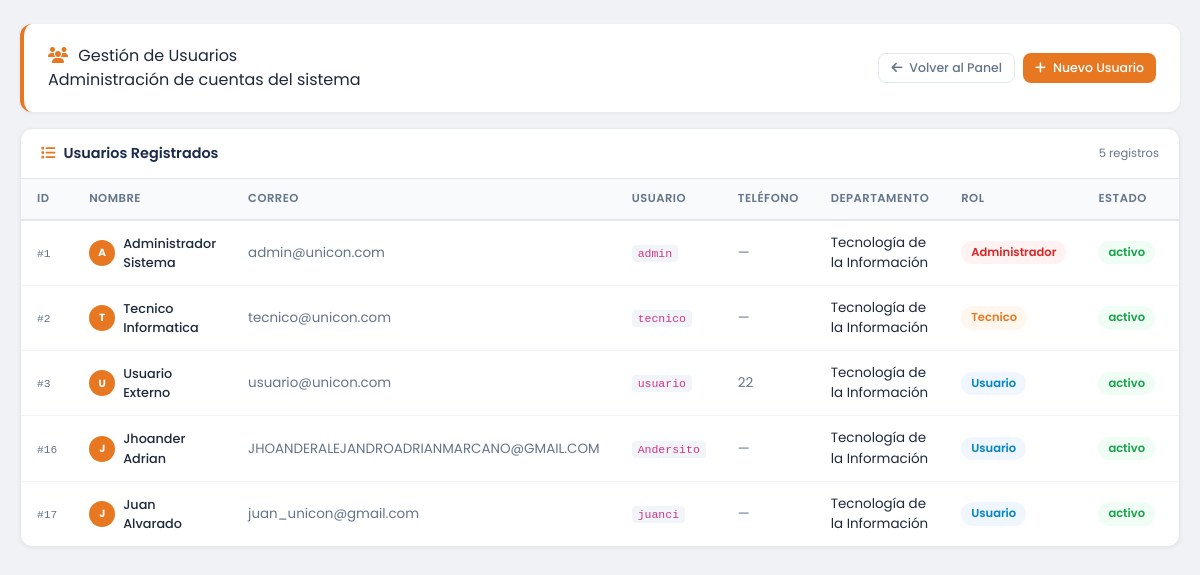
The app's page /admin/procesos/usuarios.php (signed in) with its own data.
### tables this page shows
CREATE TABLE `usuarios` (
  `id_usuario` int(11) NOT NULL AUTO_INCREMENT,
  `nombres` varchar(100) NOT NULL,
  `apellidos` varchar(100) NOT NULL,
  `correo` varchar(150) NOT NULL,
  `usuario_login` varchar(50) NOT NULL,
  `contraseña` varchar(255) NOT NULL,
  `telefono` varchar(20) DEFAULT NULL,
  `id_departamento` int(11) NOT NULL,
  `id_rol` int(11) NOT NULL DEFAULT 1,
  `estado` enum('activo','inactivo','reposo','pasante','vacaciones','suspendido') NOT NULL DEFAULT 'activo',
  PRIMARY KEY (`id_usuario`),
  UNIQUE KEY `correo` (`correo`),
  UNIQUE KEY `usuario_login` (`usuario_login`),
  KEY `id_departamento` (`id_departamento`),
  KEY `id_rol` (`id_rol`),
  CONSTRAINT `fk_usuario_departamento` FOREIGN KEY (`id_departamento`) REFERENCES `departamentos` (`id_departamento`) ON UPDATE CASCADE,
  CONSTRAINT `fk_usuario_rol` FOREIGN KEY (`id_rol`) REFERENCES `roles` (`id_rol`) ON UPDATE CASCADE
);

CREATE TABLE `departamentos` (
  `id_departamento` int(11) NOT NULL AUTO_INCREMENT,
  `nombre` varchar(100) NOT NULL,
  `descripcion` text DEFAULT NULL,
  `estado` enum('activo','inactivo','clausurado') NOT NULL DEFAULT 'activo',
  PRIMARY KEY (`id_departamento`),
  UNIQUE KEY `nombre` (`nombre`)
);

CREATE TABLE `roles` (
  `id_rol` int(11) NOT NULL AUTO_INCREMENT,
  `nombre` varchar(50) NOT NULL,
  `descripcion` text DEFAULT NULL,
  `nivel_acceso` tinyint(1) NOT NULL DEFAULT 1,
  PRIMARY KEY (`id_rol`),
  UNIQUE KEY `nombre` (`nombre`)
);

### admin/procesos/usuarios.php (the view, shortened to what this page needs)
<?php
include('../../config/conexion.php');
$query = $conexion->query("
    SELECT u.id_usuario, u.nombres, u.apellidos, u.correo,
           u.usuario_login, u.telefono, u.estado,
           d.nombre AS nombre_departamento, r.nombre AS nombre_rol, r.id_rol
    FROM usuarios u
    INNER JOIN departamentos d ON u.id_departamento = d.id_departamento
    INNER JOIN roles r ON u.id_rol = r.id_rol
");
?>
<!DOCTYPE html>
<html lang="es">
<head>
    <link rel="stylesheet" href="https://cdn.jsdelivr.net/npm/bootstrap@5.3.0/dist/css/bootstrap.min.css">
    <link rel="stylesheet" href="https://cdnjs.cloudflare.com/ajax/libs/font-awesome/6.4.0/css/all.min.css">
    <link rel="stylesheet" href="https://cdn.jsdelivr.net/npm/sweetalert2@11/dist/sweetalert2.min.css">
    <link rel="stylesheet" href="../../assets/css/dashboard.css">
</head>
<body>
<div class="page-wrapper">
    <div class="hd-page-header" style="margin-bottom:16px; display:flex; justify-content:space-between; align-items:center;">
        <div>
            <div class="hd-page-title">
                <i class="fas fa-users" style="color:#E87722; margin-right:6px;"></i>
                Gestión de Usuarios
            </div>
            <div class="hd-page-sub">Administración de cuentas del sistema</div>
        </div>
        <div style="display:flex;gap:8px;">
            <a href="../dashboard.php" class="hd-btn hd-btn-outline hd-btn-sm">
                <i class="fas fa-arrow-left"></i> Volver al Panel
            </a>
            <button onclick="abrirModalCrear()" class="hd-btn hd-btn-naranja hd-btn-sm">
                <i class="fas fa-plus"></i> Nuevo Usuario
            </button>
        </div>
    </div>
    <div class="hd-card">
        <div class="hd-card-header">
            <h5 class="hd-card-title"><i class="fas fa-list"></i> Usuarios Registrados</h5>
            <span style="font-size:0.72rem;color:#64748b;"><?= $query->num_rows ?> registros</span>
        </div>
        <div style="overflow-x:auto;">
            <table class="hd-table">
                <thead>
                    <tr>
                        <th>ID</th>
                        <th>Nombre</th>
                        <th>Correo</th>
                        <th>Usuario</th>
                        <th>Teléfono</th>
                        <th>Departamento</th>
                        <th>Rol</th>
                        <th>Estado</th>
                        <th>Acciones</th>
                    </tr>
                </thead>
                <tbody>
                    <?php while($row = mysqli_fetch_array($query)): ?>
                    <tr id="usuario-row-<?= $row['id_usuario'] ?>">
                        <td><span style="font-family:monospace;color:#64748b;font-size:0.7rem;">#<?= $row['id_usuario'] ?></span></td>
                        <td>
                            <div style="display:flex;align-items:center;gap:8px;">
                                <div class="hd-avatar" style="width:26px;height:26px;font-size:0.65rem;flex-shrink:0;">
                                    <?= strtoupper(substr($row['nombres'], 0, 1)) ?>
                                </div>
                                <div>
                                    <div style="font-weight:500;font-size:0.8rem;"><?= htmlspecialchars($row['nombres'] . ' ' . $row['apellidos']) ?></div>
                                </div>
                            </div>
                        </td>
                        <td style="color:#64748b;"><?= htmlspecialchars($row['correo']) ?></td>
                        <td><code style="font-size:0.72rem;background:#f1f5f9;padding:2px 6px;border-radius:4px;"><?= htmlspecialchars($row['usuario_login']) ?></code></td>
                        <td style="color:#64748b;"><?= htmlspecialchars($row['telefono'] ?? '—') ?></td>
                        <td><?= htmlspecialchars($row['nombre_departamento']) ?></td>
                        <td>
                            <?php
                            $rol_color = match((int)$row['id_rol']) {
                                3       => 'rojo',
                                2       => 'naranja',
                                default => 'azul'
                            };
                            ?>
                            <span class="hd-tag hd-tag-<?= $rol_color ?>"><?= htmlspecialchars($row['nombre_rol']) ?></span>
                        </td>
                        <td>
                            <?php
                            $estado_color = match($row['estado']) {
                                'activo'   => 'verde',
                                'inactivo' => 'rojo',
                                'reposo'   => 'amarillo',
                                'pasante'  => 'azul',
                                default    => 'gris'
                            };
                            ?>
                            <span class="hd-tag hd-tag-<?= $estado_color ?>"><?= htmlspecialchars($row['estado']) ?></span>
                        </td>
                        <td>
                        </td>
                    </tr>
                    <?php endwhile; ?>
                </tbody>
            </table>
        </div>
    </div>
</div>
</body>
</html>

### assets/css/dashboard.css (style rules this page uses)
:root { --azul: #1a2a4a; --azul-mid: #243660; --naranja: #E87722; --naranja-lt:#ff9a4d; --bg: #f0f2f5; --card: #ffffff; --texto: #1e293b; --muted: #64748b; --borde: #e2e8f0; --success: #16a34a; --danger: #dc2626; --warning: #d97706; --info: #0284c7; }
*, *::before, *::after { box-sizing: border-box; margin: 0; padding: 0; }
body { font-family: 'Poppins', sans-serif; background: var(--bg); color: var(--texto); min-height: 100vh; display: flex; flex-direction: column; }
.hd-avatar { width: 32px; height: 32px; background: var(--naranja); color: #fff; border-radius: 50%; display: flex; align-items: center; justify-content: center; font-weight: 700; font-size: 0.85rem; flex-shrink: 0; }
.hd-page-header { background: var(--card); border-radius: 12px; padding: 20px 24px; margin-bottom: 24px; border-left: 4px solid var(--naranja); box-shadow: 0 1px 4px rgba(0,0,0,0.06); display: flex; align-items: center; justify-content: space-between; flex-wrap: wrap; gap: 12px; }
.hd-card { background: var(--card); border-radius: 12px; border: 1px solid var(--borde); box-shadow: 0 1px 4px rgba(0,0,0,0.06); overflow: hidden; }
.hd-card-header { padding: 16px 20px; border-bottom: 1px solid var(--borde); display: flex; align-items: center; justify-content: space-between; }
.hd-card-title { font-size: 0.9rem; font-weight: 600; color: var(--azul); display: flex; align-items: center; gap: 8px; margin: 0; }
.hd-card-title i { color: var(--naranja); }
.hd-table { width: 100%; border-collapse: collapse; font-size: 0.84rem; }
.hd-table thead th { background: #f8fafc; color: var(--muted); font-weight: 600; font-size: 0.72rem; text-transform: uppercase; letter-spacing: 0.5px; padding: 11px 16px; border-bottom: 2px solid var(--borde); }
.hd-table tbody td { padding: 12px 16px; border-bottom: 1px solid #f1f5f9; vertical-align: middle; }
.hd-table tbody tr:last-child td { border-bottom: none; }
.hd-tag { display: inline-flex; align-items: center; gap: 4px; padding: 3px 10px; border-radius: 20px; font-size: 0.72rem; font-weight: 600; white-space: nowrap; }
.hd-tag-rojo { background: #fef2f2; color: var(--danger); }
.hd-tag-naranja { background: #fff7ed; color: var(--naranja); }
.hd-tag-verde { background: #f0fdf4; color: var(--success); }
.hd-tag-azul { background: #eff6ff; color: var(--info); }
.hd-btn { display: inline-flex; align-items: center; gap: 7px; padding: 8px 18px; border-radius: 8px; font-size: 0.84rem; font-weight: 500; border: none; cursor: pointer; transition: all 0.2s; text-decoration: none; }
.hd-btn-naranja { background: var(--naranja); color: #fff; }
.hd-btn-sm { padding: 5px 12px; font-size: 0.78rem; }
.hd-btn-outline { background: transparent; border: 1.5px solid var(--borde); color: var(--muted); }

### admin/procesos/usuarios.php (style rules this page uses)
body { font-family: 'Poppins', sans-serif; background: #f0f2f5; }
.page-wrapper { max-width: 1200px; margin: 0 auto; padding: 24px 20px; }

### records on screen
usuarios: id_usuario "1", nombres "A", nombres+apellidos "Administrador Sistema", correo "admin@unicon.com", usuario_login "admin", telefono "—", id_departamento.nombre "Tecnología de la Información", id_rol.nombre "Administrador", estado "activo"
usuarios: id_usuario "2", nombres "T", nombres+apellidos "Tecnico Informatica", correo "tecnico@unicon.com", usuario_login "tecnico", telefono "—", id_departamento.nombre "Tecnología de la Información", id_rol.nombre "Tecnico", estado "activo"
usuarios: id_usuario "3", nombres "U", nombres+apellidos "Usuario Externo", correo "usuario@unicon.com", usuario_login "usuario", telefono "22", id_departamento.nombre "Tecnología de la Información", id_rol.nombre "Usuario", estado "activo"
usuarios: id_usuario "16", nombres "J", nombres+apellidos "Jhoander Adrian", correo "JHOANDERALEJANDROADRIANMARCANO@GMAIL.COM", usuario_login "Andersito", telefono "—", id_departamento.nombre "Tecnología de la Información", id_rol.nombre "Usuario", estado "activo"
usuarios: id_usuario "17", nombres "J", nombres+apellidos "Juan Alvarado", correo "juan_unicon@gmail.com", usuario_login "juanci", telefono "—", id_departamento.nombre "Tecnología de la Información", id_rol.nombre "Usuario", estado "activo"

### other values on screen
$query->num_rows "5"
